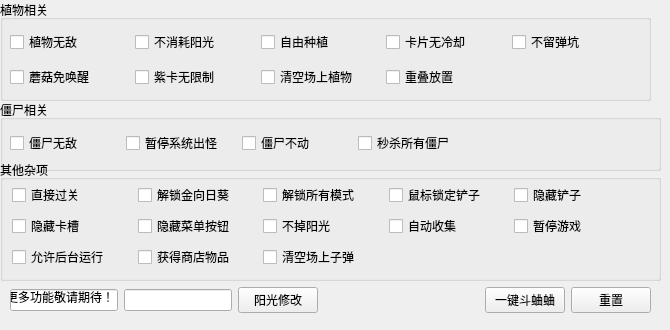
    <widget class="QWidget" name="gamesettings">
     <attribute name="title">
      <string>游戏设置</string>
     </attribute>
     <widget class="QGroupBox" name="groupBox">
      <property name="geometry">
       <rect>
        <x>0</x>
        <y>0</y>
        <width>651</width>
        <height>101</height>
       </rect>
      </property>
      <property name="title">
       <string>植物相关</string>
      </property>
      <widget class="QWidget" name="layoutWidget_2">
       <property name="geometry">
        <rect>
         <x>10</x>
         <y>25</y>
         <width>621</width>
         <height>71</height>
        </rect>
       </property>
       <layout class="QGridLayout" name="gridLayout_4">
        <property name="sizeConstraint">
         <enum>QLayout::SetNoConstraint</enum>
        </property>
        <item row="1" column="1">
         <widget class="QCheckBox" name="nolimitonplant">
          <property name="text">
           <string>紫卡无限制</string>
          </property>
         </widget>
        </item>
        <item row="0" column="2">
         <widget class="QCheckBox" name="freeplant">
          <property name="text">
           <string>自由种植</string>
          </property>
         </widget>
        </item>
        <item row="0" column="1">
         <widget class="QCheckBox" name="nocostsun">
          <property name="text">
           <string>不消耗阳光</string>
          </property>
         </widget>
        </item>
        <item row="1" column="2">
         <widget class="QCheckBox" name="clearplant">
          <property name="text">
           <string>清空场上植物</string>
          </property>
         </widget>
        </item>
        <item row="0" column="0">
         <widget class="QCheckBox" name="plantInvincible">
          <property name="text">
           <string>植物无敌</string>
          </property>
         </widget>
        </item>
        <item row="0" column="4">
         <widget class="QCheckBox" name="nocrater">
          <property name="text">
           <string>不留弹坑</string>
          </property>
         </widget>
        </item>
        <item row="0" column="3">
         <widget class="QCheckBox" name="nocool">
          <property name="text">
           <string>卡片无冷却</string>
          </property>
         </widget>
        </item>
        <item row="1" column="0">
         <widget class="QCheckBox" name="noawake">
          <property name="text">
           <string>蘑菇免唤醒</string>
          </property>
         </widget>
        </item>
        <item row="1" column="3">
         <widget class="QCheckBox" name="checkBox_2">
          <property name="text">
           <string>重叠放置</string>
          </property>
         </widget>
        </item>
       </layout>
      </widget>
     </widget>
     <widget class="QGroupBox" name="groupBox_2">
      <property name="geometry">
       <rect>
        <x>0</x>
        <y>100</y>
        <width>661</width>
        <height>71</height>
       </rect>
      </property>
      <property name="title">
       <string>僵尸相关</string>
      </property>
      <widget class="QWidget" name="layoutWidget">
       <property name="geometry">
        <rect>
         <x>10</x>
         <y>30</y>
         <width>458</width>
         <height>26</height>
        </rect>
       </property>
       <layout class="QGridLayout" name="gridLayout_2">
        <item row="0" column="0">
         <widget class="QCheckBox" name="zombieInvincible">
          <property name="text">
           <string>僵尸无敌</string>
          </property>
         </widget>
        </item>
        <item row="0" column="1">
         <widget class="QCheckBox" name="pausesystemzombie">
          <property name="text">
           <string>暂停系统出怪</string>
          </property>
         </widget>
        </item>
        <item row="0" column="2">
         <widget class="QCheckBox" name="zombiepause">
          <property name="text">
           <string>僵尸不动</string>
          </property>
         </widget>
        </item>
        <item row="0" column="3">
         <widget class="QCheckBox" name="clearallzombies">
          <property name="text">
           <string>秒杀所有僵尸</string>
          </property>
         </widget>
        </item>
       </layout>
      </widget>
     </widget>
     <widget class="QGroupBox" name="groupBox_3">
      <property name="geometry">
       <rect>
        <x>0</x>
        <y>160</y>
        <width>661</width>
        <height>121</height>
       </rect>
      </property>
      <property name="title">
       <string>其他杂项</string>
      </property>
      <widget class="QWidget" name="layoutWidget">
       <property name="geometry">
        <rect>
         <x>12</x>
         <y>22</y>
         <width>622</width>
         <height>90</height>
        </rect>
       </property>
       <layout class="QGridLayout" name="gridLayout_3">
        <item row="0" column="0">
         <widget class="QCheckBox" name="passthegame">
          <property name="text">
           <string>直接过关</string>
          </property>
         </widget>
        </item>
        <item row="0" column="1">
         <widget class="QCheckBox" name="unlockglod">
          <property name="text">
           <string>解锁金向日葵</string>
          </property>
         </widget>
        </item>
        <item row="0" column="2">
         <widget class="QCheckBox" name="unlockallmode">
          <property name="text">
           <string>解锁所有模式</string>
          </property>
         </widget>
        </item>
        <item row="0" column="3">
         <widget class="QCheckBox" name="lockspade">
          <property name="text">
           <string>鼠标锁定铲子</string>
          </property>
         </widget>
        </item>
        <item row="0" column="4">
         <widget class="QCheckBox" name="hidespade">
          <property name="text">
           <string>隐藏铲子</string>
          </property>
         </widget>
        </item>
        <item row="1" column="0">
         <widget class="QCheckBox" name="hideslot">
          <property name="text">
           <string>隐藏卡槽</string>
          </property>
         </widget>
        </item>
        <item row="1" column="1">
         <widget class="QCheckBox" name="hidemenu">
          <property name="text">
           <string>隐藏菜单按钮</string>
          </property>
         </widget>
        </item>
        <item row="1" column="2">
         <widget class="QCheckBox" name="nosun">
          <property name="text">
           <string>不掉阳光</string>
          </property>
         </widget>
        </item>
        <item row="1" column="3">
         <widget class="QCheckBox" name="autocollect">
          <property name="text">
           <string>自动收集</string>
          </property>
         </widget>
        </item>
        <item row="1" column="4">
         <widget class="QCheckBox" name="pausegame">
          <property name="text">
           <string>暂停游戏</string>
          </property>
         </widget>
        </item>
        <item row="2" column="0">
         <widget class="QCheckBox" name="allowrunback">
          <property name="text">
           <string>允许后台运行</string>
          </property>
         </widget>
        </item>
        <item row="2" column="1">
         <widget class="QCheckBox" name="unlockshopitems">
          <property name="text">
           <string>获得商店物品</string>
          </property>
         </widget>
        </item>
        <item row="2" column="2">
         <widget class="QCheckBox" name="clearallbullet">
          <property name="text">
           <string>清空场上子弹</string>
          </property>
         </widget>
        </item>
       </layout>
      </widget>
     </widget>
     <widget class="QWidget" name="layoutWidget_3">
      <property name="geometry">
       <rect>
        <x>10</x>
        <y>280</y>
        <width>641</width>
        <height>41</height>
       </rect>
      </property>
      <layout class="QHBoxLayout" name="horizontalLayout_4">
       <item>
        <layout class="QHBoxLayout" name="horizontalLayout_3">
         <item>
          <widget class="QLineEdit" name="more">
           <property name="text">
            <string>更多功能敬请期待！</string>
           </property>
          </widget>
         </item>
         <item>
          <widget class="QLineEdit" name="suntext"/>
         </item>
         <item>
          <widget class="QPushButton" name="sunchange">
           <property name="text">
            <string>阳光修改</string>
           </property>
          </widget>
         </item>
        </layout>
       </item>
       <item>
        <spacer name="horizontalSpacer">
         <property name="orientation">
          <enum>Qt::Horizontal</enum>
         </property>
         <property name="sizeHint" stdset="0">
          <size>
           <width>40</width>
           <height>20</height>
          </size>
         </property>
        </spacer>
       </item>
       <item>
        <widget class="QPushButton" name="quickset">
         <property name="text">
          <string>一键斗蛐蛐</string>
         </property>
        </widget>
       </item>
       <item>
        <widget class="QPushButton" name="resetall">
         <property name="text">
          <string>重置</string>
         </property>
        </widget>
       </item>
      </layout>
     </widget>
    </widget>
